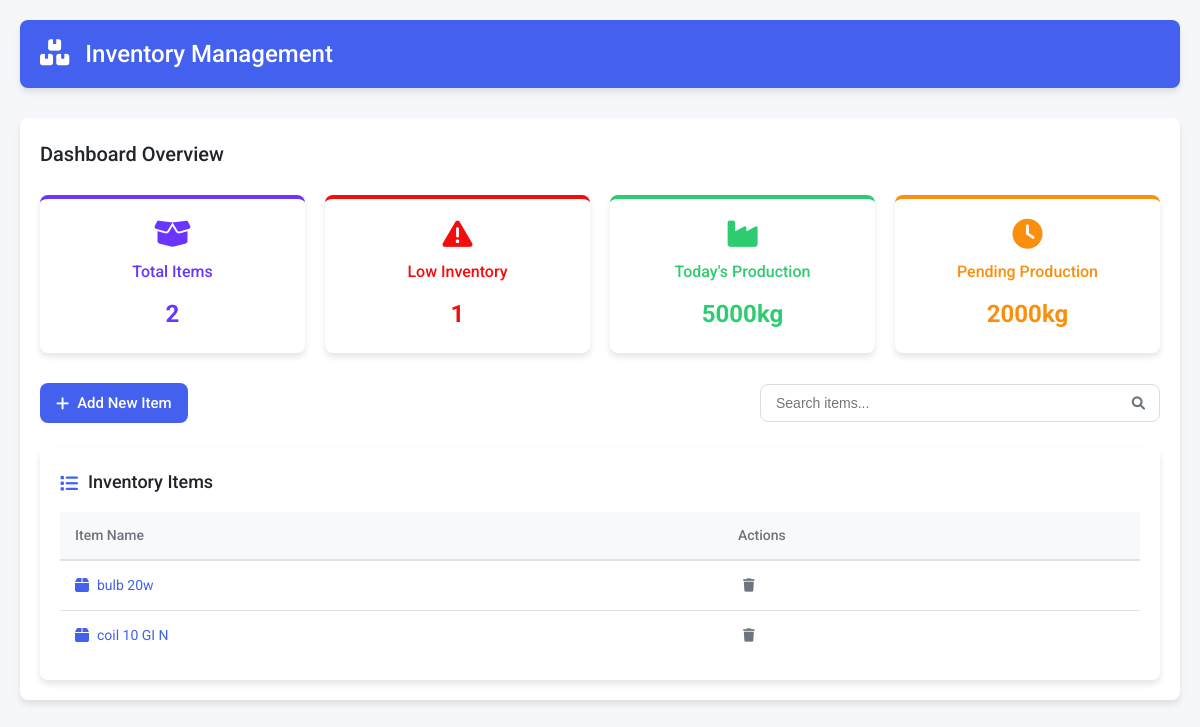
The app's page /, older data.
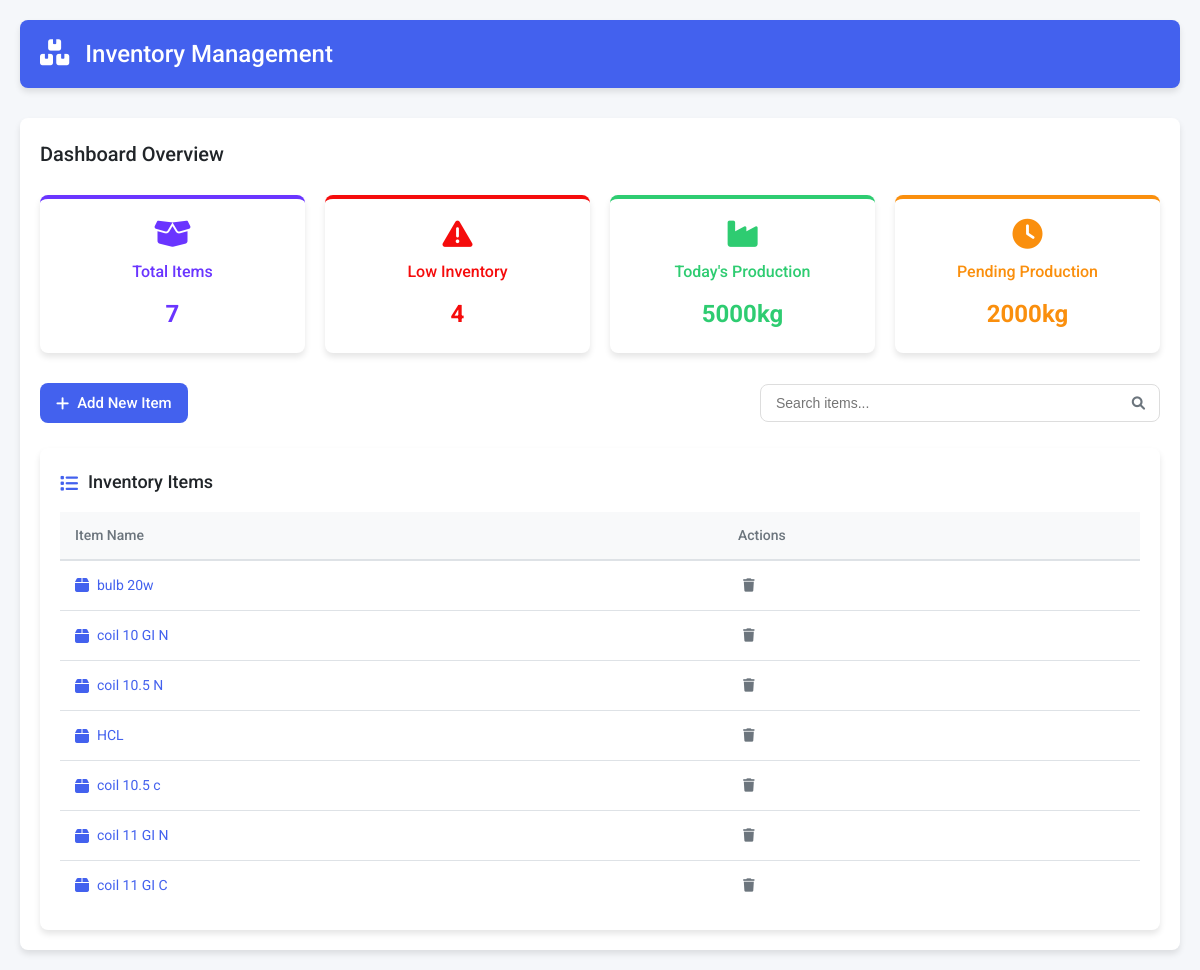
The same page, newer data.
### tables this page shows
CREATE TABLE items
                     (id INTEGER PRIMARY KEY AUTOINCREMENT,
                      name TEXT UNIQUE,
                      item_type TEXT,
                      item_unit TEXT,
                      minimum_inventory REAL,
                      current_inventory REAL check(current_inventory >= 0) default 0,
                      init_inventory_pm REAL,
                      updated_at TIMESTAMP DEFAULT CURRENT_TIMESTAMP,
                      has_rolls INTEGER BOOLEAN DEFAULT 0,
                      custom_fields TEXT);

### app.py (the view)
@app.route('/')
def index():
    conn = get_db_connection()
    c = conn.cursor()
    search_term = request.args.get('search', '').lower()
    query = 'SELECT id, name, minimum_inventory, current_inventory FROM items'
    if search_term:
        query += ' WHERE LOWER(name) LIKE ?'
        c.execute(query, (f'%{search_term}%',))
    else:
        c.execute(query)
    items = c.fetchall()
    c.execute('SELECT COUNT(*) FROM items WHERE minimum_inventory >= current_inventory')
    no_of_low_inv_item = c.fetchone()
    c.execute('SELECT COUNT(id) FROM ITEMS ')
    no_of_items = c.fetchone()
    conn.close()
    return render_template('index.html', items=items , no_of_low_inv_item = no_of_low_inv_item, search_term=search_term , no_of_items = no_of_items)

### app.py (called while the page is built)
@app.context_processor
def inject_datetime():
    return {'datetime': datetime}

def get_db_connection():
    conn = sqlite3.connect(DATABASE)
    conn.execute("PRAGMA foreign_keys = ON")
    return conn

### templates/index.html (shortened to what this page needs)
{% extends "base.html" %}
{% block content %}
    <div class="dashboard-container">
        <div class="dashboard-header">
            <h2>Dashboard Overview</h2>
        </div>
        <div class="stats-grid">
            <div class="stat-card purple">
                <i class="fas fa-box-open"></i>
                <h3>Total Items</h3>
                <p>{{no_of_items[0]}}</p>
            </div>
            <div class="stat-card red">
                <i class="fas fa-exclamation-triangle"></i>
                <h3>Low Inventory</h3>
                <p><a href="{{ url_for('low_inventory_list') }}">{{no_of_low_inv_item[0]}}</a></p>
            </div>
            <div class="stat-card green">
                <i class="fas fa-industry"></i>
                <h3>Today's Production</h3>
                <p>5000kg</p>
            </div>
            <div class="stat-card orange">
                <i class="fas fa-clock"></i>
                <h3>Pending Production</h3>
                <p>2000kg</p>
            </div>
        </div>
        <div class="action-bar">
            <a href="{{ url_for('add_item') }}" class="btn btn-primary">
                <i class="fas fa-plus"></i> Add New Item
            </a>
            <form method="GET" action="{{ url_for('index') }}" class="search-form">
                <div class="search-box">
                    <input type="text" name="search" id="searchInput"
                           placeholder="Search items..."
                           value="{{ search_term }}">
                    <button type="submit" class="search-btn">
                        <i class="fas fa-search"></i>
                    </button>
                </div>
            </form>
        </div>
        <div class="inventory-table-container">
            <h2><i class="fas fa-list"></i> Inventory Items</h2>
            {% if items %}
            <table class="inventory-table">
                <thead>
                    <tr>
                        <th>Item Name</th>
                        <th>Actions</th>
                    </tr>
                </thead>
                <tbody>
                    {% for item in items %}
                    <tr>
                        <td>
                            <a href="{{ url_for('item_form', item_id=item[0]) }}" class="item-link">
                                <i class="fas fa-box"></i> {{ item[1] }}
                            </a>
                        </td>
                        <td class="actions">
                            <form method="POST" action="{{ url_for('delete_item', item_id=item[0]) }}"
                                  onsubmit="return confirm('Are you sure you want to delete this item?');">
                                <button type="submit" class="btn-icon danger" title="Delete">
                                    <i class="fas fa-trash"></i>
                                </button>
                            </form>
                        </td>
                    </tr>
                    {% endfor %}
                </tbody>
            </table>
            {% else %}
            <div class="empty-state">
                <i class="fas fa-box-open"></i>
                <h3>No inventory items</h3>
                <p>Add your first item to get started</p>
            </div>
            {% endif %}
        </div>
    </div>
{% endblock %}

Row changes from the older to the newer data that the page shows:
added items: name "coil 10.5 N"
added items: name "HCL"
added items: name "coil 10.5 c"
added items: name "coil 11 GI N"
added items: name "coil 11 GI C"
Text that changed along with them:
{{ no_of_items[0] }}: "2" → "7"
{{ no_of_low_inv_item[0] }}: "1" → "4"
